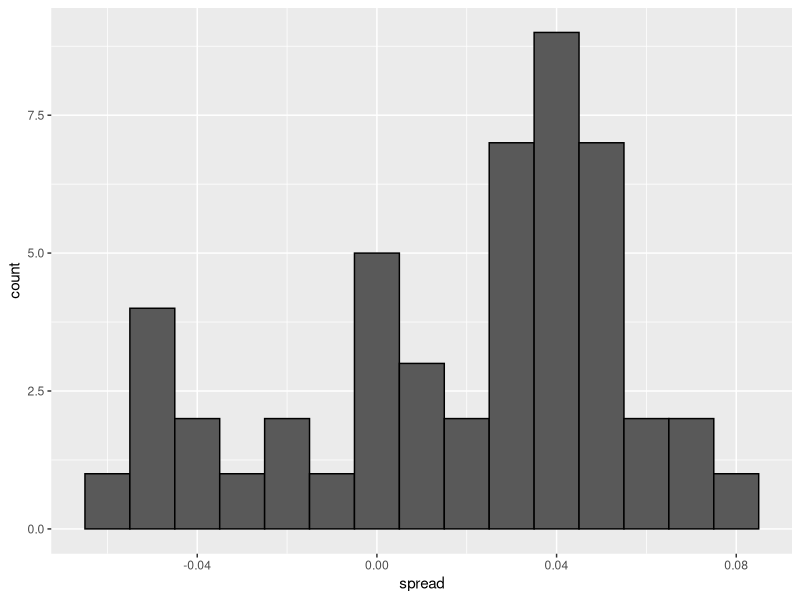
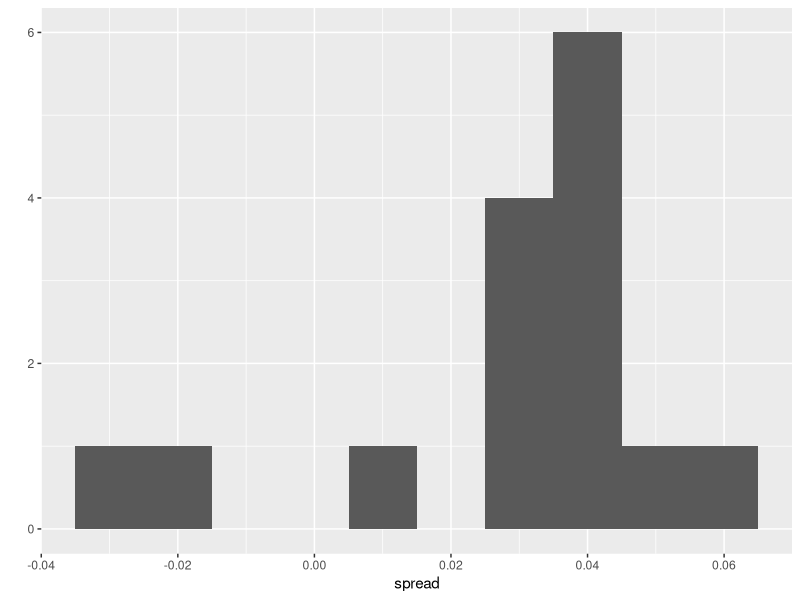

Write the R code that produced these figures, in order.
## ---- chunk 1
library(tidyverse)
library(dslabs)
d <- 0.039
Ns <- c(1298, 533, 1342, 897, 774, 254, 812, 324, 1291, 1056, 2172, 516)
p <- (d + 1) / 2

polls <- map_df(Ns, function(N) {
  x <- sample(c(0,1), size=N, replace=TRUE, prob=c(1-p, p))
  x_hat <- mean(x)
  se_hat <- sqrt(x_hat * (1 - x_hat) / N)
  list(estimate = 2 * x_hat - 1, 
    low = 2*(x_hat - 1.96*se_hat) - 1, 
    high = 2*(x_hat + 1.96*se_hat) - 1,
    sample_size = N)
}) %>% mutate(poll = seq_along(Ns))
## ---- chunk 2
sum(polls$sample_size)
#> [1] 11269
## ---- chunk 3
d_hat <- polls %>% 
  summarize(avg = sum(estimate*sample_size) / sum(sample_size)) %>% 
  pull(avg)
## ---- chunk 4
data(polls_us_election_2016)
## ---- chunk 5
polls <- polls_us_election_2016 %>% 
  filter(state == "U.S." & enddate >= "2016-10-31" &
           (grade %in% c("A+","A","A-","B+") | is.na(grade)))
## ---- chunk 6
polls <- polls %>% 
  mutate(spread = rawpoll_clinton/100 - rawpoll_trump/100)
## ---- chunk 7
d_hat <- polls %>% 
  summarize(d_hat = sum(spread * samplesize) / sum(samplesize)) %>% 
  pull(d_hat)
## ---- chunk 8
p_hat <- (d_hat+1)/2 
moe <- 1.96 * 2 * sqrt(p_hat * (1 - p_hat) / sum(polls$samplesize))
moe
#> [1] 0.00662
## ---- chunk 9
polls %>%
  ggplot(aes(spread)) +
  geom_histogram(color="black", binwidth = .01)
## ---- chunk 10
polls %>% group_by(pollster) %>% summarize(n())
#> # A tibble: 15 x 2
#>   pollster                                                   `n()`
#>   <fct>                                                      <int>
#> 1 ABC News/Washington Post                                       7
#> 2 Angus Reid Global                                              1
#> 3 CBS News/New York Times                                        2
#> 4 Fox News/Anderson Robbins Research/Shaw & Company Research     2
#> 5 IBD/TIPP                                                       8
#> # … with 10 more rows
## ---- chunk 11
polls %>% group_by(pollster) %>% 
  filter(n() >= 6) %>%
  summarize(se = 2 * sqrt(p_hat * (1-p_hat) / median(samplesize)))
#> # A tibble: 5 x 2
#>   pollster                     se
#>   <fct>                     <dbl>
#> 1 ABC News/Washington Post 0.0265
#> 2 IBD/TIPP                 0.0333
#> 3 Ipsos                    0.0225
#> 4 The Times-Picayune/Lucid 0.0196
#> 5 USC Dornsife/LA Times    0.0183
## ---- chunk 12
one_poll_per_pollster <- polls %>% group_by(pollster) %>% 
  filter(enddate == max(enddate)) %>%
  ungroup()
## ---- chunk 13
qplot(spread, data = one_poll_per_pollster, binwidth = 0.01)
## ---- chunk 14
sd(one_poll_per_pollster$spread)
#> [1] 0.0242
## ---- chunk 15
results <- one_poll_per_pollster %>% 
  summarize(avg = mean(spread), 
            se = sd(spread) / sqrt(length(spread))) %>% 
  mutate(start = avg - 1.96 * se, 
         end = avg + 1.96 * se) 
round(results * 100, 1)
#>   avg  se start end
#> 1 2.9 0.6   1.7 4.1
## ---- chunk 16
library(dslabs)
data(heights)
x <- heights %>% filter(sex == "Male") %>%
  pull(height)
## ---- chunk 17
data(polls_us_election_2016)
polls <- polls_us_election_2016 %>% 
  filter(pollster %in% c("Rasmussen Reports/Pulse Opinion Research",
                         "The Times-Picayune/Lucid") &
           enddate >= "2016-10-15" &
           state == "U.S.") %>% 
  mutate(spread = rawpoll_clinton/100 - rawpoll_trump/100) 
## ---- chunk 18
polls %>% 
  filter(pollster=="Rasmussen Reports/Pulse Opinion Research") %>% 
  summarize(N_1 = n())
## ---- chunk 19
polls <- polls_us_election_2016 %>% 
  filter(enddate >= "2016-10-15" &
           state == "U.S.") %>%
  group_by(pollster) %>%
  filter(n() >= 5) %>% 
  mutate(spread = rawpoll_clinton/100 - rawpoll_trump/100) %>%
  ungroup()
